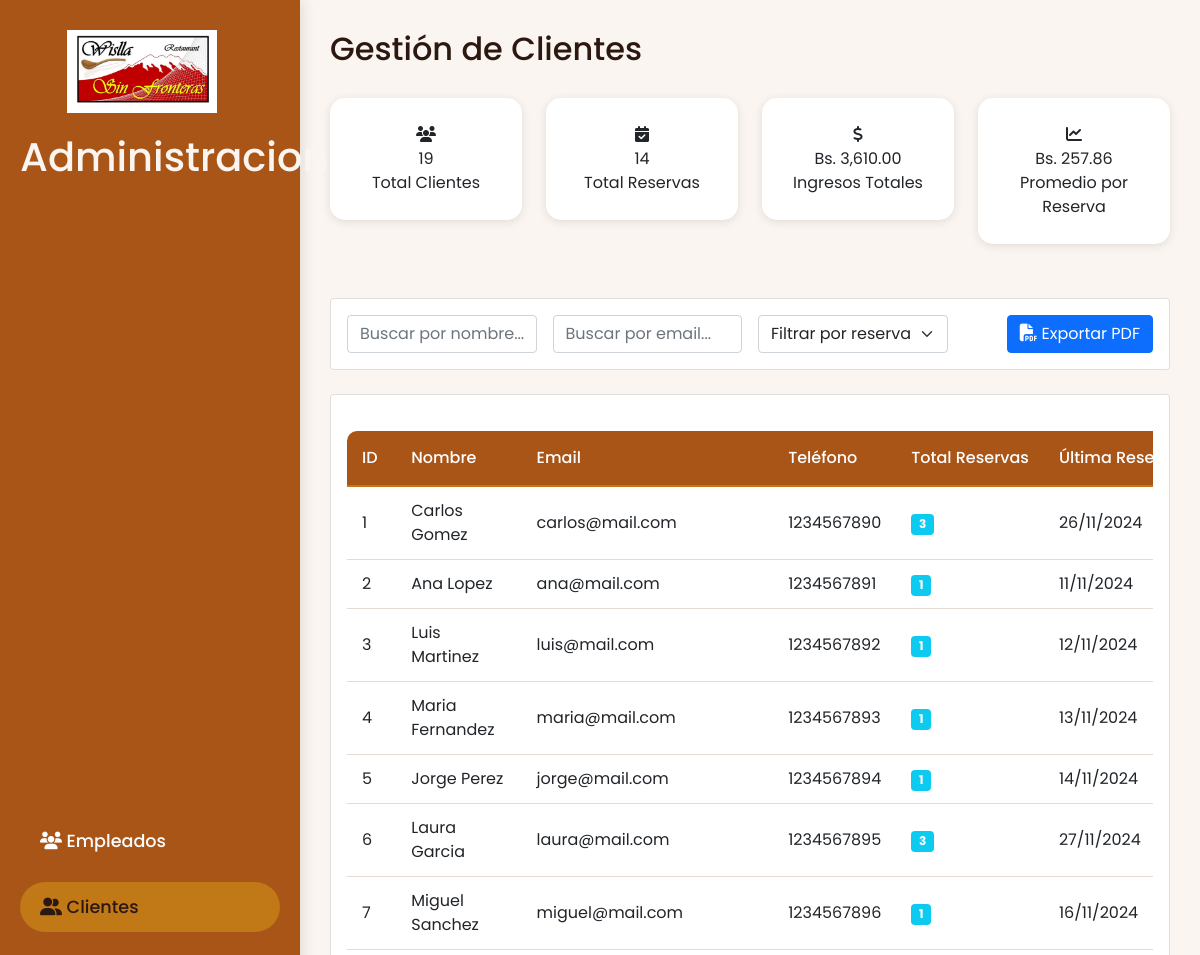
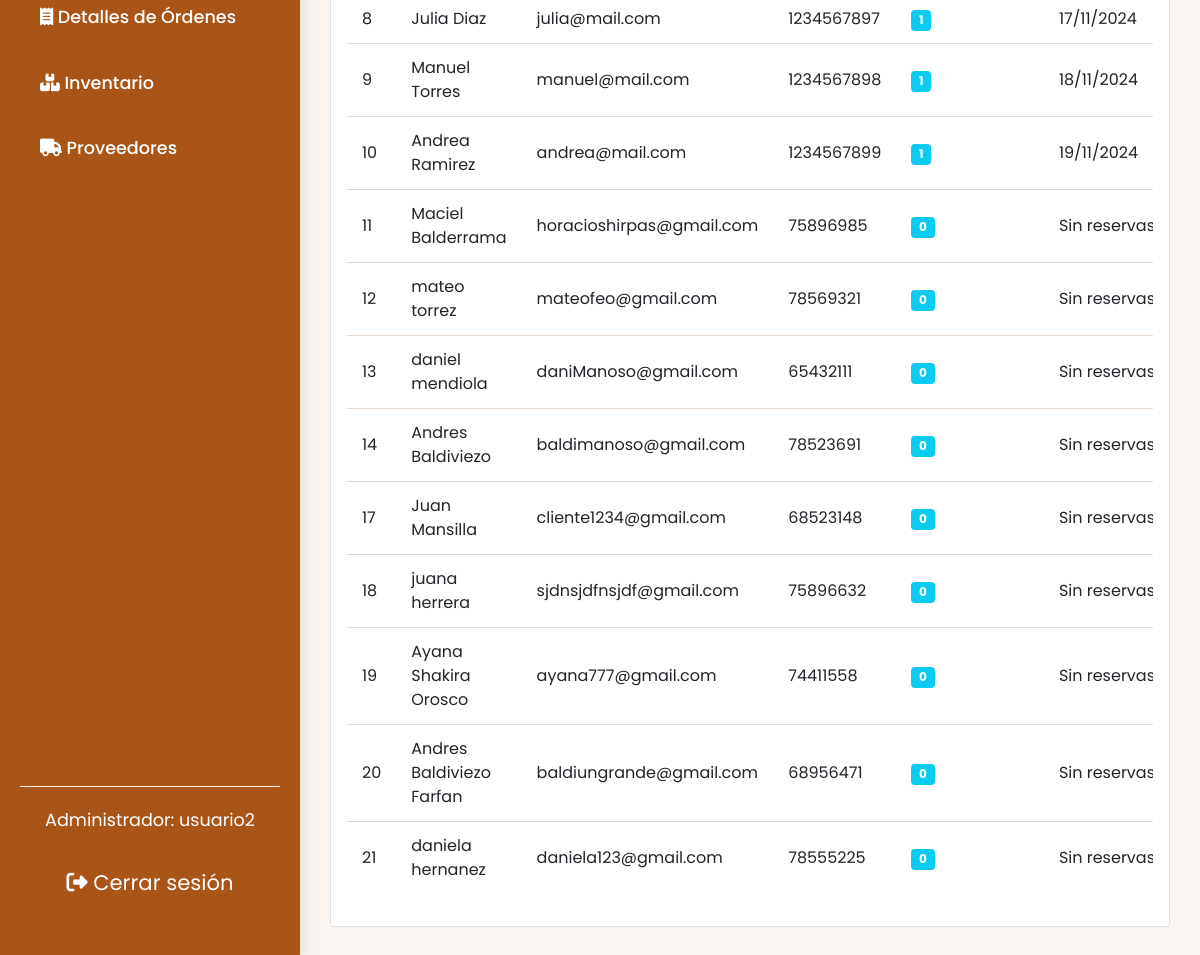
The page /paginaProyectoRest/administrador/clientes.php (signed in) on the database its author committed (2 pictures, top to bottom).
### tables this page shows
CREATE TABLE `clientes` (
  `id` bigint(20) NOT NULL,
  `usuario_id` bigint(20) DEFAULT NULL,
  `nombre` varchar(255) NOT NULL,
  `apellidos` varchar(255) NOT NULL,
  `telefono` varchar(15) DEFAULT NULL,
  `email` varchar(255) DEFAULT NULL
);

### paginaProyectoRest/administrador/clientes.php (the view, shortened to what this page needs)
<?php
$conn = conexion();
$sql = "SELECT
    c.*,
    COUNT(r.id) as total_reservas,
    SUM(CASE WHEN r.fecha < CURDATE() THEN 1 ELSE 0 END) as reservas_completadas,
    SUM(r.total) as total_gastado,
    MAX(r.fecha) as ultima_reserva,
    GROUP_CONCAT(
        CONCAT(
            DATE_FORMAT(r.fecha, '%d/%m/%Y'),
            '|', r.numero_personas,
            '|', COALESCE(r.total, 0)
        ) ORDER BY r.fecha DESC SEPARATOR ';'
    ) as historial_reservas
FROM clientes c
LEFT JOIN reservas r ON c.id = r.cliente_id
GROUP BY
    c.id,
    c.usuario_id,
    c.nombre,
    c.apellidos,
    c.telefono,
    c.email";
$result = mysqli_query($conn, $sql);
$sql_stats = "SELECT
    COUNT(DISTINCT c.id) as total_clientes,
    COUNT(r.id) as total_reservas,
    SUM(r.total) as ingresos_totales,
    AVG(r.total) as promedio_reserva
FROM clientes c
LEFT JOIN reservas r ON c.id = r.cliente_id";
$stats_result = mysqli_query($conn, $sql_stats);
$stats = mysqli_fetch_assoc($stats_result);
$nombre_admin = $_SESSION['nombre'];
?>
<!DOCTYPE html>
<html lang="es">
<head>
    <link rel="stylesheet" href="../css/styleCliAdmin.css">
    <link rel="stylesheet" href="https://cdnjs.cloudflare.com/ajax/libs/twitter-bootstrap/5.1.3/css/bootstrap.min.css">
    <link rel="stylesheet" href="https://cdnjs.cloudflare.com/ajax/libs/font-awesome/6.1.1/css/all.min.css">
    <link rel="stylesheet" href="https://cdn.datatables.net/1.11.5/css/dataTables.bootstrap5.min.css">
</head>
<body>
    <div class="layout">
        <aside class="sidebar">
        <div class="logo">
                <a class="navbar-brand" href="#">
                    <img src="../imagenes/WisllaLogo.jpg" alt="Logo de Wislla" style="max-width: 150px;">
                </a>
                <br>
                <h1>Administracion</h1>
            </div>
            <nav class="main-nav">
                <ul>
                    <li><a href="admin.php"><i class="fas fa-users"></i> Empleados</a></li>
                    <li><a href="clientes.php" class="active"><i class="fas fa-user-friends"></i> Clientes</a></li>
                    <li><a href="detalles.php"><i class="fas fa-receipt"></i> Detalles de Órdenes</a></li>
                    <li><a href="inventario.php"><i class="fas fa-boxes"></i> Inventario</a></li>
                    <li><a href="proveedores.php"><i class="fas fa-truck"></i> Proveedores</a></li>
                </ul>
            </nav>
            <div class="user-section">
                <span>Administrador: <?= htmlspecialchars($nombre_admin); ?></span>
                <br><br>
                <a href="../registro/logout.php" class="logout-btn">
                    <i class="fas fa-sign-out-alt"></i> Cerrar sesión
                </a>
            </div>
        </aside>
        <main class="main-content">
            <header class="content-header">
                <h2>Gestión de Clientes</h2>
            </header>
            <div class="row mb-4">
                <div class="col-md-3">
                    <div class="stats-card text-center">
                        <i class="fas fa-users"></i>
                        <div class="stats-value"><?= number_format($stats['total_clientes']); ?></div>
                        <div class="stats-label">Total Clientes</div>
                    </div>
                </div>
                <div class="col-md-3">
                    <div class="stats-card text-center">
                        <i class="fas fa-calendar-check"></i>
                        <div class="stats-value"><?= number_format($stats['total_reservas']); ?></div>
                        <div class="stats-label">Total Reservas</div>
                    </div>
                </div>
                <div class="col-md-3">
                    <div class="stats-card text-center">
                        <i class="fas fa-dollar-sign"></i>
                        <div class="stats-value">Bs. <?= number_format($stats['ingresos_totales'], 2); ?></div>
                        <div class="stats-label">Ingresos Totales</div>
                    </div>
                </div>
                <div class="col-md-3">
                    <div class="stats-card text-center">
                        <i class="fas fa-chart-line"></i>
                        <div class="stats-value">Bs. <?= number_format($stats['promedio_reserva'], 2); ?></div>
                        <div class="stats-label">Promedio por Reserva</div>
                    </div>
                </div>
            </div>
            <div class="card mb-4">
                <div class="card-body">
                    <div class="row g-3">
                        <div class="col-md-3">
                            <input type="text" id="searchNombre" class="form-control" placeholder="Buscar por nombre...">
                        </div>
                        <div class="col-md-3">
                            <input type="text" id="searchEmail" class="form-control" placeholder="Buscar por email...">
                        </div>
                        <div class="col-md-3">
                            <select id="filterReservas" class="form-select">
                                <option value="">Filtrar por reservas</option>
                            </select>
                        </div>
                        <div class="col-md-3 text-end">
                        <button class="btn btn-primary" onclick="exportarPDF()">
                                <i class="fas fa-file-pdf"></i> Exportar PDF
                            </button>
                        </div>
                    </div>
                </div>
            </div>
            <div class="card">
                <div class="card-body">
                    <div class="table-responsive">
                        <table id="clientesTable" class="table table-hover">
                            <thead>
                                <tr>
                                    <th>ID</th>
                                    <th>Nombre</th>
                                    <th>Email</th>
                                    <th>Teléfono</th>
                                    <th>Total Reservas</th>
                                    <th>Última Reserva</th>
                                </tr>
                            </thead>
                            <tbody>
                                <?php while($row = mysqli_fetch_assoc($result)): ?>
                                <tr>
                                    <td><?= htmlspecialchars($row['id']); ?></td>
                                    <td><?= htmlspecialchars($row['nombre'] . ' ' . $row['apellidos']); ?></td>
                                    <td><?= htmlspecialchars($row['email']); ?></td>
                                    <td><?= htmlspecialchars($row['telefono']); ?></td>
                                    <td>
                                        <span class="badge bg-info">
                                            <?= htmlspecialchars($row['total_reservas']); ?>
                                        </span>
                                    </td>
                                    <td><?= $row['ultima_reserva'] ? date('d/m/Y', strtotime($row['ultima_reserva'])) : 'Sin reservas'; ?></td>
                                </tr>
                                <?php endwhile; ?>
                            </tbody>
                        </table>
                    </div>
                </div>
            </div>
        </main>
    </div>
</body>
</html>

### paginaProyectoRest/css/styleCliAdmin.css (style rules this page uses)
:root { --primary-brown: #aa5518; --primary-hover: #c17817; --dark-brown: #2b1810; --cream-bg: #faf5f0; --input-bg: #fff; --error-color: #e74c3c; --success-green: #2d4a3e; --border-light: rgba(139, 69, 19, 0.2); --warning-color: #ffc107; --danger-color: #dc3545; --info-color: #17a2b8; }
* { margin: 0; padding: 0; box-sizing: border-box; font-family: 'Poppins', sans-serif; transition: all 0.3s ease; }
body { background-color: var(--cream-bg); color: var(--dark-brown); line-height: 1.6; }
.layout { display: flex; min-height: 100vh; background-color: var(--cream-bg); }
.sidebar { width: 350px; background-color: var(--primary-brown); color: #fff; padding-top: 40px; position: fixed; top: 0; left: 0; bottom: 0; display: flex; flex-direction: column; justify-content: space-between; box-shadow: 3px 0 12px rgba(0, 0, 0, 0.1); transition: width 0.3s ease; padding: 30px 20px; }
.sidebar .logo { text-align: center; font-size: 2.2em; font-weight: bold; color: var(--cream-bg); margin-bottom: 40px; }
.sidebar .logo img { max-width: 180px; margin-bottom: 20px; }
.sidebar .main-nav ul { list-style-type: none; padding: 0; margin-bottom: 40px; }
.sidebar .main-nav ul li { margin: 15px 0; }
.sidebar .main-nav ul li a { color: #fff; background-color: transparent; padding: 12px 20px; border-radius: 30px; font-size: 1.1em; display: block; text-decoration: none; transition: background-color 0.3s ease, color 0.3s ease; font-weight: 500; }
.sidebar .main-nav ul li a:hover, .sidebar .main-nav ul li a.active { background-color: var(--primary-hover); color: var(--dark-brown); }
.sidebar .user-section { background-color: transparent; padding: 20px; color: #fff; font-size: 1.1em; border-top: 1px solid var(--cream-bg); text-align: center; }
.sidebar .user-section .logout-btn { color: #fff; font-size: 1.2em; text-decoration: none; display: inline-block; padding: 8px 15px; border-radius: 20px; transition: background-color 0.3s ease; }
.main-content { margin-left: 350px; padding: 30px; width: calc(100% - 350px); }
.content-header { margin-bottom: 30px; }
.content-header h2 { font-size: 2em; color: var(--dark-brown); display: flex; align-items: center; gap: 10px; }
.stats-card { background-color: var(--input-bg); padding: 25px; border-radius: 15px; box-shadow: 0 2px 10px rgba(29, 14, 14, 0.1); margin-bottom: 30px; }
.table { width: 100%; border-collapse: separate; border-spacing: 0; }
.table thead th { background-color: var(--primary-brown); color: #fff; padding: 15px; font-weight: 500; text-align: left; border-bottom: 2px solid var(--primary-hover); }
.table thead th:first-child { border-top-left-radius: 10px; }
.table tbody td { padding: 12px 15px; border-bottom: 1px solid var(--border-light); }
.table tbody tr:last-child td { border-bottom: none; }
.badge { padding: 6px 12px; border-radius: 20px; font-weight: 500; font-size: 0.9em; }
.btn { border: none; border-radius: 25px; padding: 8px 20px; font-weight: 500; cursor: pointer; display: inline-flex; align-items: center; gap: 8px; transition: all 0.3s ease; }
.btn-primary { background-color: var(--primary-brown); color: white; }
@media (max-width: 1200px) { .sidebar { width: 300px; } }
@media (max-width: 1200px) { .main-content { margin-left: 300px; width: calc(100% - 300px); } }
.stats-card { animation: fadeIn 0.3s ease-out; }
.table-responsive { overflow-x: auto; margin-top: 20px; }
.table thead th { background-color: var(--primary-brown); color: #fff; padding: 15px; font-weight: 500; text-align: left; border-bottom: 2px solid var(--primary-hover); white-space: nowrap; }
.table tbody td { padding: 12px 15px; border-bottom: 1px solid var(--border-light); vertical-align: middle; }
.table tbody tr { transition: all 0.3s ease; animation: fadeIn 0.5s ease-out; }
.btn { padding: 12px 25px; border: none; border-radius: 10px; font-weight: 500; cursor: pointer; display: inline-flex; align-items: center; gap: 8px; transition: all 0.3s ease; }
.btn i { font-size: 1.1em; }

### rows shown on the page
clientes: id "1", nombre+apellidos "Carlos Gomez", email "carlos@mail.com", telefono "1234567890", total_reservas "3", ultima_reserva "26/11/2024"
clientes: id "2", nombre+apellidos "Ana Lopez", email "ana@mail.com", telefono "1234567891", total_reservas "1", ultima_reserva "11/11/2024"
clientes: id "3", nombre+apellidos "Luis Martinez", email "luis@mail.com", telefono "1234567892", total_reservas "1", ultima_reserva "12/11/2024"
clientes: id "4", nombre+apellidos "Maria Fernandez", email "maria@mail.com", telefono "1234567893", total_reservas "1", ultima_reserva "13/11/2024"
clientes: id "5", nombre+apellidos "Jorge Perez", email "jorge@mail.com", telefono "1234567894", total_reservas "1", ultima_reserva "14/11/2024"
clientes: id "6", nombre+apellidos "Laura Garcia", email "laura@mail.com", telefono "1234567895", total_reservas "3", ultima_reserva "27/11/2024"
clientes: id "7", nombre+apellidos "Miguel Sanchez", email "miguel@mail.com", telefono "1234567896", total_reservas "1", ultima_reserva "16/11/2024"
clientes: id "8", nombre+apellidos "Julia Diaz", email "julia@mail.com", telefono "1234567897", total_reservas "1", ultima_reserva "17/11/2024"
clientes: id "9", nombre+apellidos "Manuel Torres", email "manuel@mail.com", telefono "1234567898", total_reservas "1", ultima_reserva "18/11/2024"
clientes: id "10", nombre+apellidos "Andrea Ramirez", email "andrea@mail.com", telefono "1234567899", total_reservas "1", ultima_reserva "19/11/2024"
clientes: id "11", nombre+apellidos "Maciel Balderrama", email "horacioshirpas@gmail.com", telefono "75896985", total_reservas "0", shows "Sin…"
clientes: id "12", nombre+apellidos "mateo torrez", email "mateofeo@gmail.com", telefono "78569321", total_reservas "0", shows "Sin…"
clientes: id "13", nombre+apellidos "daniel mendiola", email "daniManoso@gmail.com", telefono "65432111", total_reservas "0", shows "Sin…"
clientes: id "14", nombre+apellidos "Andres Baldiviezo", email "baldimanoso@gmail.com", telefono "78523691", total_reservas "0", shows "Sin…"
clientes: id "17", nombre+apellidos "Juan Mansilla", email "cliente1234@gmail.com", telefono "68523148", total_reservas "0", shows "Sin…"
clientes: id "18", nombre+apellidos "juana herrera", email "sjdnsjdfnsjdf@gmail.com", telefono "75896632", total_reservas "0", shows "Sin…"
clientes: id "19", nombre+apellidos "Ayana Shakira Orosco", email "ayana777@gmail.com", telefono "74411558", total_reservas "0", shows "Sin…"
clientes: id "20", nombre+apellidos "Andres Baldiviezo Farfan", email "baldiungrande@gmail.com", telefono "68956471", total_reservas "0", shows "Sin…"
clientes: id "21", nombre+apellidos "daniela hernanez", email "daniela123@gmail.com", telefono "78555225", total_reservas "0", shows "Sin…"

### other values the page prints
$nombre_admin "usuario2"
$stats['total_clientes'] "19"
$stats['total_reservas'] "14"
$stats['ingresos_totales'] "3,610.00"
$stats['promedio_reserva'] "257.86"
